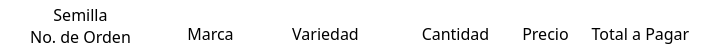
      <widget class="QFrame" name="frame_32">
       <property name="geometry">
        <rect>
         <x>30</x>
         <y>410</y>
         <width>701</width>
         <height>51</height>
        </rect>
       </property>
       <property name="styleSheet">
        <string notr="true">font:16px;
border-radius:0px;
background:transparent;
border-color: rgb(237, 237, 237);
</string>
       </property>
       <property name="frameShape">
        <enum>QFrame::StyledPanel</enum>
       </property>
       <property name="frameShadow">
        <enum>QFrame::Raised</enum>
       </property>
       <widget class="QLabel" name="label_129">
        <property name="geometry">
         <rect>
          <x>20</x>
          <y>5</y>
          <width>121</width>
          <height>41</height>
         </rect>
        </property>
        <property name="font">
         <font>
          <family>Bahnschrift</family>
          <pointsize>-1</pointsize>
          <weight>50</weight>
          <italic>false</italic>
          <bold>false</bold>
         </font>
        </property>
        <property name="text">
         <string>Semilla
No. de Orden</string>
        </property>
        <property name="alignment">
         <set>Qt::AlignCenter</set>
        </property>
       </widget>
       <widget class="QLabel" name="label_132">
        <property name="geometry">
         <rect>
          <x>170</x>
          <y>20</y>
          <width>81</width>
          <height>27</height>
         </rect>
        </property>
        <property name="font">
         <font>
          <family>Bahnschrift</family>
          <pointsize>-1</pointsize>
          <weight>50</weight>
          <italic>false</italic>
          <bold>false</bold>
         </font>
        </property>
        <property name="text">
         <string>Marca</string>
        </property>
        <property name="alignment">
         <set>Qt::AlignCenter</set>
        </property>
       </widget>
       <widget class="QLabel" name="label_133">
        <property name="geometry">
         <rect>
          <x>280</x>
          <y>20</y>
          <width>91</width>
          <height>27</height>
         </rect>
        </property>
        <property name="font">
         <font>
          <family>Bahnschrift</family>
          <pointsize>-1</pointsize>
          <weight>50</weight>
          <italic>false</italic>
          <bold>false</bold>
         </font>
        </property>
        <property name="styleSheet">
         <string notr="true"/>
        </property>
        <property name="text">
         <string>Variedad</string>
        </property>
        <property name="alignment">
         <set>Qt::AlignCenter</set>
        </property>
       </widget>
       <widget class="QLabel" name="label_134">
        <property name="geometry">
         <rect>
          <x>410</x>
          <y>20</y>
          <width>91</width>
          <height>27</height>
         </rect>
        </property>
        <property name="font">
         <font>
          <family>Bahnschrift</family>
          <pointsize>-1</pointsize>
          <weight>50</weight>
          <italic>false</italic>
          <bold>false</bold>
         </font>
        </property>
        <property name="text">
         <string>Cantidad</string>
        </property>
        <property name="alignment">
         <set>Qt::AlignCenter</set>
        </property>
       </widget>
       <widget class="QLabel" name="label_135">
        <property name="geometry">
         <rect>
          <x>510</x>
          <y>20</y>
          <width>71</width>
          <height>27</height>
         </rect>
        </property>
        <property name="font">
         <font>
          <family>Bahnschrift</family>
          <pointsize>-1</pointsize>
          <weight>50</weight>
          <italic>false</italic>
          <bold>false</bold>
         </font>
        </property>
        <property name="text">
         <string>Precio</string>
        </property>
        <property name="alignment">
         <set>Qt::AlignCenter</set>
        </property>
       </widget>
       <widget class="QLabel" name="label_136">
        <property name="geometry">
         <rect>
          <x>580</x>
          <y>20</y>
          <width>121</width>
          <height>27</height>
         </rect>
        </property>
        <property name="font">
         <font>
          <family>Bahnschrift</family>
          <pointsize>-1</pointsize>
          <weight>50</weight>
          <italic>false</italic>
          <bold>false</bold>
         </font>
        </property>
        <property name="text">
         <string>Total a Pagar</string>
        </property>
        <property name="alignment">
         <set>Qt::AlignCenter</set>
        </property>
       </widget>
       <zorder>label_129</zorder>
       <zorder>label_132</zorder>
       <zorder>label_133</zorder>
       <zorder>label_134</zorder>
       <zorder>label_136</zorder>
       <zorder>label_135</zorder>
      </widget>
